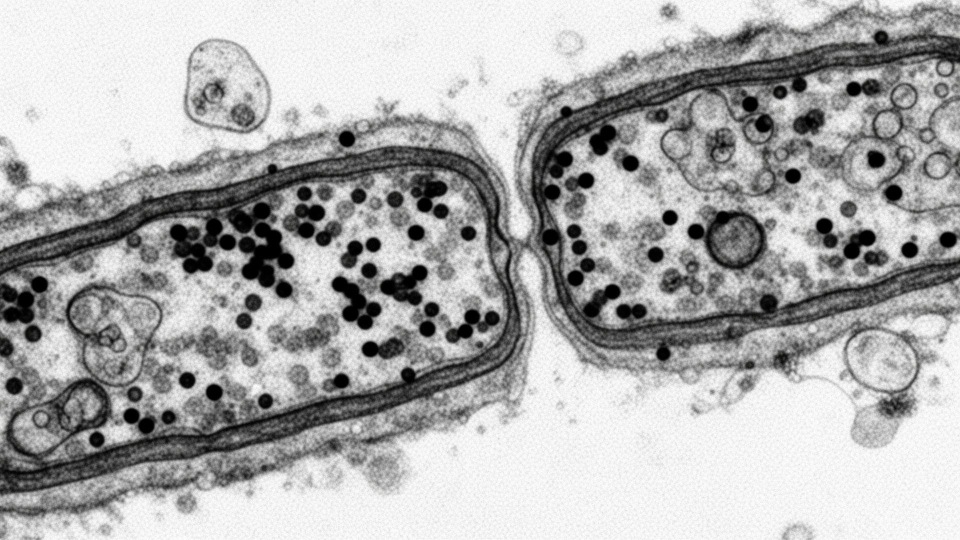
#> input picture src/assets/tem-synapse.jpg, 1920 x 1080 px (shown at 1/2 size)
$ python export_unlabeled_from_assets.py
#> lines starting #> are read from the running program, lines starting #| are printed output that depends on the picture
#!/usr/bin/env python3
"""
Export real TEM crops from the deck JPEGs in src/assets/ (actual micrograph pixels).

Run from repo root:
  python media/scripts/export_unlabeled_from_assets.py

Requires: pillow  (pip install pillow)
"""

from __future__ import annotations

from pathlib import Path

from PIL import Image

REPO = Path(__file__).resolve().parents[2]
ASSETS = REPO / "src" / "assets"
OUT = REPO / "media" / "unlabeled-synapses"


def save_crop(img: Image.Image, box: tuple[int, int, int, int], name: str) -> None:
    OUT.mkdir(parents=True, exist_ok=True)
    path = OUT / name
    crop = img.crop(box)
    crop.save(path, quality=92, optimize=True)
    print(path)


def main() -> None:
    OUT.mkdir(parents=True, exist_ok=True)
    syn = Image.open(ASSETS / "tem-synapse.jpg").convert("RGB")
#> syn is the input picture: PIL image 1920x1080 RGB; mean R, G, B 173.5, 173.5, 173.5
    close = Image.open(ASSETS / "tem-closeup.jpg").convert("RGB")
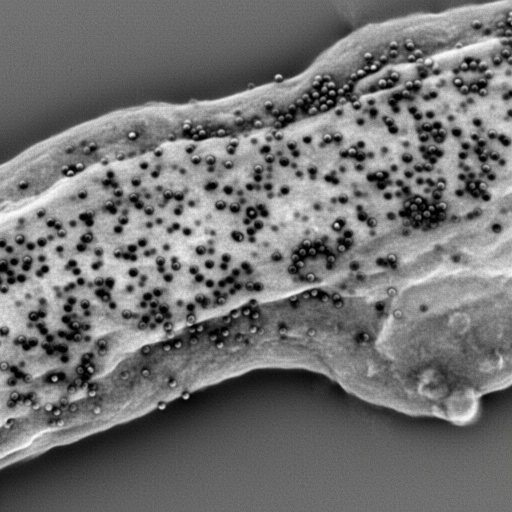
#> input picture src/assets/tem-closeup.jpg, 1024 x 1024 px (shown at 1/2 size)
#> close is the input picture: PIL image 1024x1024 RGB; mean R, G, B 114, 114, 114

    w, h = syn.size
#> w = 1920; h = 1080
    # Full frame (real unlabeled field)
    syn.save(OUT / "tem_synapse_full.jpg", quality=92, optimize=True)
    print(OUT / "tem_synapse_full.jpg")

    # Non-overlapping ~640-wide bands that fit 1920x1080
    cw, ch = 640, 600
    positions = [
        (0, 0),
        (cw, 0),
        (2 * cw, 0),
        (0, h - ch),
        ((w - cw) // 2, (h - ch) // 2),
    ]
    for i, (x, y) in enumerate(positions):
        x2, y2 = min(x + cw, w), min(y + ch, h)
        x1, y1 = max(0, x2 - cw), max(0, y2 - ch)
        save_crop(syn, (x1, y1, x2, y2), f"tem_synapse_crop_{i + 1:02d}.jpg")
#> this loop made 5 passes
#> pass 1, in save_crop, `crop = img.crop(box)`:
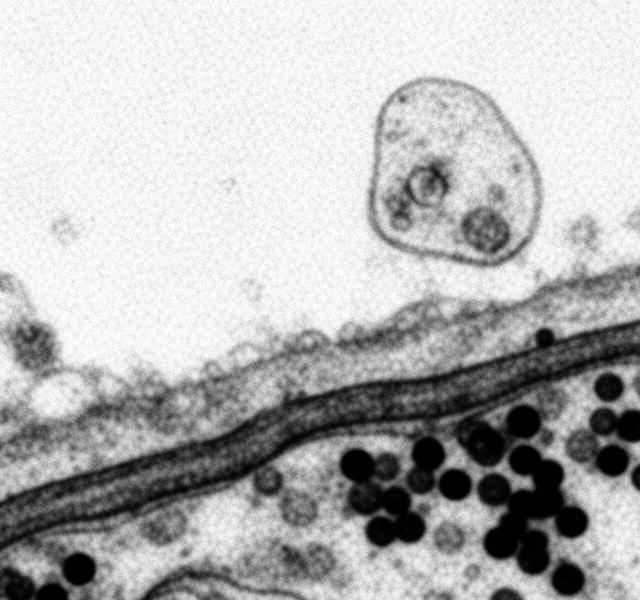
#> crop: PIL image 640x600 RGB; mean R, G, B 180.8, 180.8, 180.8
#> pass 3, in save_crop (call 3), `crop = img.crop(box)`:
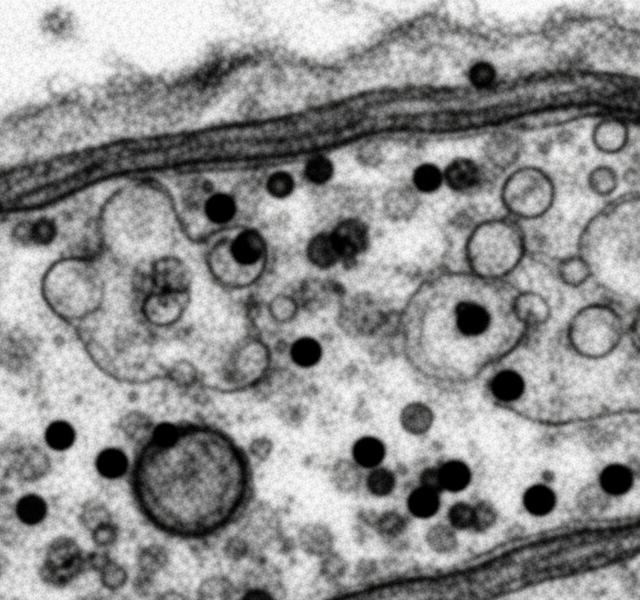
#> crop: PIL image 640x600 RGB; mean R, G, B 146.2, 146.2, 146.1

    close.save(OUT / "tem_closeup_full.jpg", quality=92, optimize=True)
    print(OUT / "tem_closeup_full.jpg")

    cw, ch = close.size
#> cw = 1024; ch = 1024
    half = cw // 2
#> half = 512
    quads = [
        (0, 0, half, half),
        (half, 0, cw, half),
        (0, half, half, ch),
        (half, half, cw, ch),
    ]
    for i, box in enumerate(quads):
        save_crop(close, box, f"tem_closeup_quadrant_{i + 1:02d}.jpg")
#> this loop made 4 passes
#> pass 1, in save_crop (call 6), `crop = img.crop(box)`:
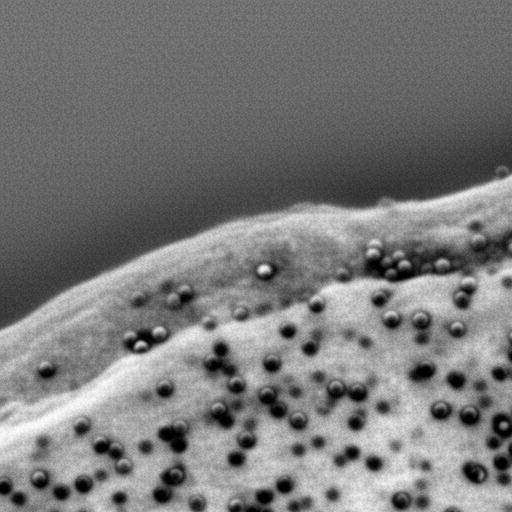
#> crop: PIL image 512x512 RGB; min 0, max 255, mean 121.2
#> pass 2, in save_crop (call 7), `crop = img.crop(box)`:
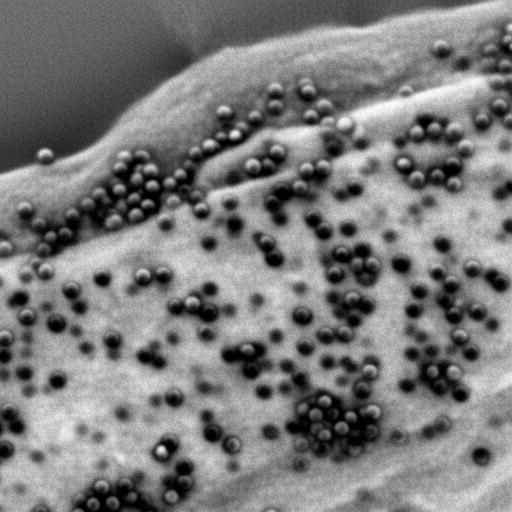
#> crop: PIL image 512x512 RGB; min 0, max 254, mean 123.3
#> pass 3, in save_crop (call 8), `crop = img.crop(box)`:
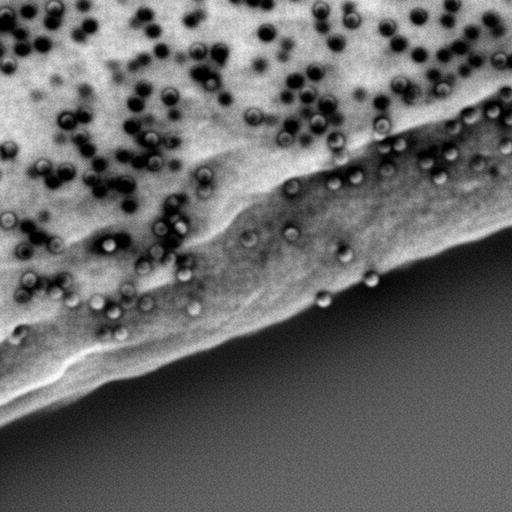
#> crop: PIL image 512x512 RGB; min 0, max 253, mean 101.8

    cx, cy = cw // 2, ch // 2
#> cx = 512; cy = 512
    r = 400
    save_crop(close, (cx - r, cy - r, cx + r, cy + r), "tem_closeup_center_800.jpg")
#> in save_crop (call 10), `crop = img.crop(box)`:
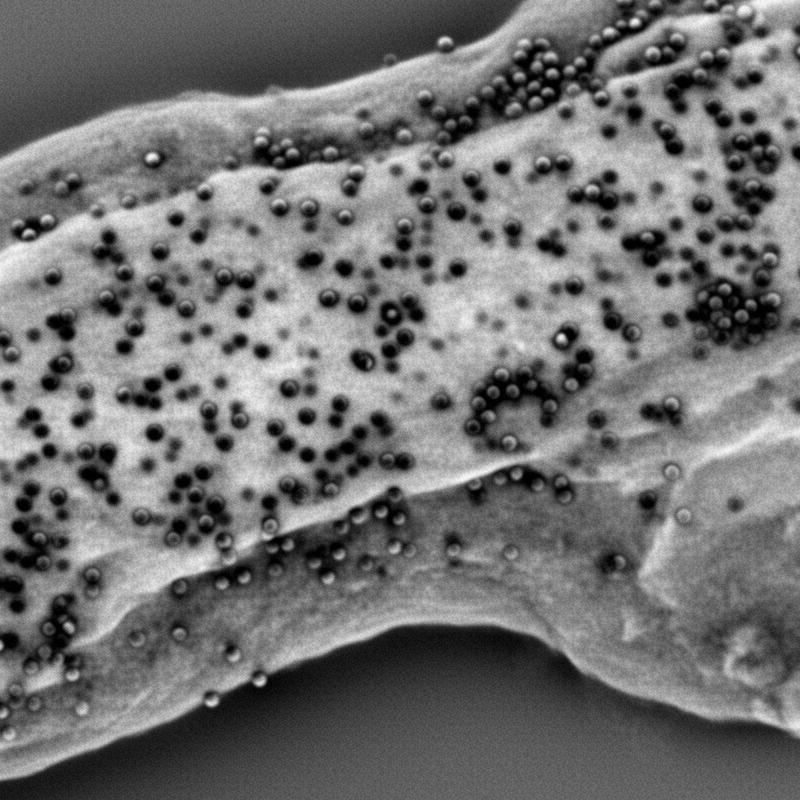
#> crop: PIL image 800x800 RGB; min 0, max 248, mean 114.1


if __name__ == "__main__":
    main()
